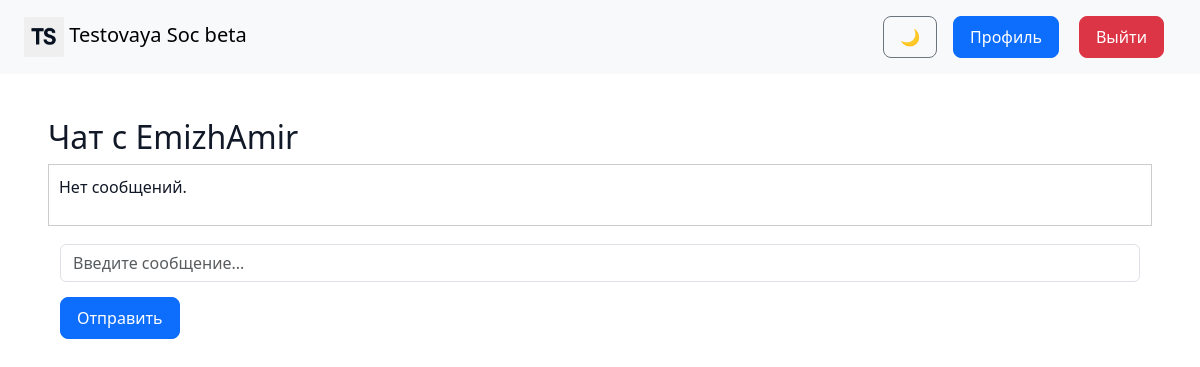
/chat/EmizhAmir/ (signed in), run on an earlier commit of the app's database.
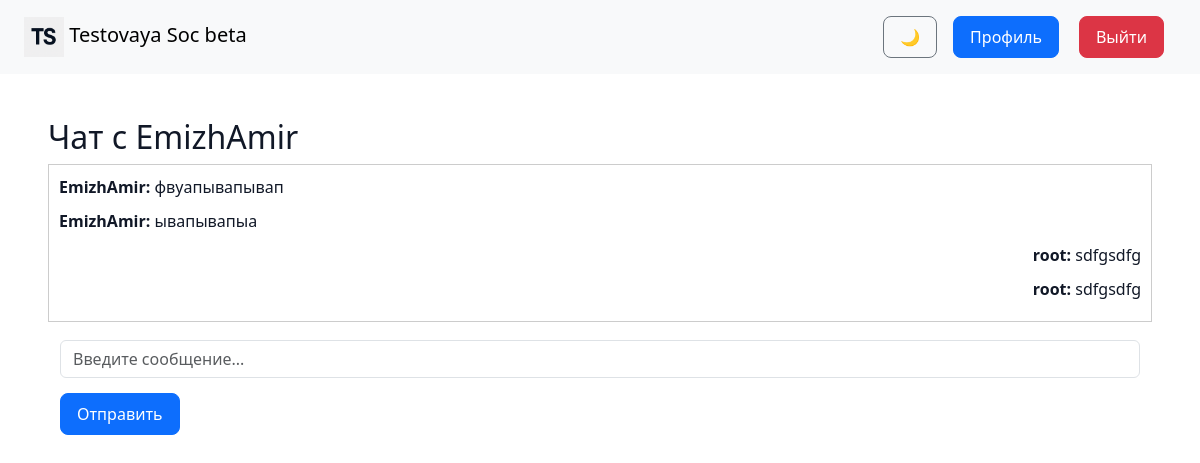
And on a later commit of the database.
### social/models.py (models this page shows, shortened)
class User(AbstractUser):
    bio = models.TextField(blank=True, null=True, verbose_name="О себе")
    avatar = models.ImageField(
        upload_to="avatars/",
        blank=True,
        null=True,
        default="avatars/default.png",  # обязательно в media/
        verbose_name="Аватар"
    )

class Message(models.Model):
    sender = models.ForeignKey(User, related_name='sent_messages', on_delete=models.CASCADE)
    receiver = models.ForeignKey(User, related_name='received_messages', on_delete=models.CASCADE)
    content = models.TextField()
    created_at = models.DateTimeField(auto_now_add=True)
    is_read = models.BooleanField(default=False)
    class Meta:
        ordering = ['created_at']

### social/views.py (the view)
# urls.py: path('chat/<str:username>/', views.chat, name='chat'),
@login_required
def chat(request, username):
    other_user = get_object_or_404(User, username=username)
    messages = Message.objects.filter(
        (Q(sender=request.user, receiver=other_user) | Q(sender=other_user, receiver=request.user))
    ).order_by('created_at')
    if request.method == 'POST':
        form = MessageForm(request.POST)
        if form.is_valid():
            message = form.save(commit=False)
            message.sender = request.user
            message.receiver = other_user
            message.save()
            return redirect('chat', username=username)
    else:
        form = MessageForm()
    return render(request, 'social/chat.html', {
        'other_user' : other_user,
        'messages': messages,
        'form': form
    })

### social/forms.py
class MessageForm(forms.ModelForm):
    content = forms.CharField(widget=forms.Textarea(attrs={'rows':2, 'placeholder':'Введите сообщение...'}), label='')
    class Meta:
        model = Message
        fields = ['content']

### social/templates/social/chat.html (shortened to what this page needs)
{% extends "base.html" %}
{% block content %}
<h2>Чат с {{ other_user.username }}</h2>
<div class="chat-box" style="border:1px solid #ccc; padding:10px; max-height:400px; overflow-y:auto;">
  {% for msg in messages %}
    <div style="margin-bottom:10px; {% if msg.sender == request.user %}text-align:right;{% endif %}">
      <strong>{{ msg.sender.username }}:</strong> {{ msg.content }}
    </div>
  {% empty %}
    <p>Нет сообщений.</p>
  {% endfor %}
</div>
<form method="post" style="margin-top:10px;">
  <input type="text" name="content" placeholder="Введите сообщение..." class="form-control" required>
  <button type="submit" class="btn btn-primary" style="margin-top:5px;">Отправить</button>
</form>
{% endblock %}

### social/templates/base.html (shortened to what this page needs)
{% load static %}
<!DOCTYPE html>
<html lang="ru">
<head>
    <link href="https://cdn.jsdelivr.net/npm/bootstrap@5.3.2/dist/css/bootstrap.min.css" rel="stylesheet">
    <link rel="stylesheet" href="{% static 'css/main.css' %}">
    <link rel="stylesheet" href="{% static 'css/style.css' %}">
    <link rel="stylesheet" href="{% static 'css/theme.css' %}">
</head>
<body>
<nav class="navbar navbar-expand-lg navbar-light bg-light">
  <div class="container-fluid px-4">
    <a class="navbar-brand" href="{% url 'index' %}">
      <img src="{% static 'social/images/logotipishn.png' %}" alt="TS" height="40">
      Testovaya Soc beta
    </a>
    <div class="d-flex align-items-center ms-auto">
      <button id="theme-toggle" class="btn btn-outline-secondary me-3 theme-toggle" aria-label="Переключить тему">🌙</button>
      {% if user.is_authenticated %}
        <a class="btn btn-primary me-2" href="{% url 'profile' %}">Профиль</a>
        <form method="post" action="{% url 'logout' %}" class="d-inline">
            <button class="btn btn-danger" type="submit">Выйти</button>
        </form>
      {% else %}
        <a class="btn btn-outline-primary me-2" href="{% url 'login' %}">Войти</a>
        <a class="btn btn-primary" href="{% url 'signup' %}">Регистрация</a>
      {% endif %}
    </div>
  </div>
</nav>
<main class="container-fluid px-5 mt-4">
    {% block content %}{% endblock %}
</main>
</body>
</html>

### social/static/css/main.css (style rules this page uses)
:root { --bg-color: #ffffff; --text-color: #111827; --card-color: #f8f9fa; --muted: #6b7280; --accent: #0d6efd; }
body { background: var(--bg-color); color: var(--text-color); font-family: 'Segoe UI', Tahoma, Geneva, Verdana, sans-serif; transition: background 0.45s, color 0.45s; margin: 0; padding: 0; }
h1, h2, h3, h4, h5, h6, p { transition: color 0.3s; }
button, .btn, .profile-card button, .container.profile-user .btn { border-radius: 8px; padding: 0.5rem 1rem; transition: background 0.3s, color 0.3s; }
form input, form textarea, form select { width: 100%; padding: 0.5rem 0.75rem; border-radius: 6px; border: 1px solid #ced4da; background-color: var(--bg-color); color: var(--text-color); margin-bottom: 10px; }
form input::placeholder, form textarea::placeholder { color: #6b7280; }

### social/static/css/style.css (style rules this page uses)
body { background-color: #f9f9f9; font-family: 'Segoe UI', Tahoma, Geneva, Verdana, sans-serif; }
button, .btn { border-radius: 8px !important; }

### social/static/css/theme.css (style rules this page uses)
:root { --bg-color: #ffffff; --text-color: #111827; --card-color: #f8f9fa; --muted: #6b7280; --accent: #0d6efd; }
body { background: var(--bg-color); color: var(--text-color); transition: background 0.45s cubic-bezier(.2,.8,.2,1), color 0.45s cubic-bezier(.2,.8,.2,1); font-family: 'Segoe UI', Tahoma, Geneva, Verdana, sans-serif; }
.container-fluid.px-5, .container.profile-user { max-width: 1200px; margin: 0 auto; padding: 20px; }
h1, h2, h3, h4, h5, h6, p { transition: color 0.3s; }
.navbar { transition: background 0.3s, color 0.3s; }
button, .btn, .profile-card button, .container.profile-user .btn { border-radius: 8px; padding: 0.5rem 1rem; transition: background 0.3s, color 0.3s; }
form, form input, form textarea, form select, form label, form button { transition: background 0.3s, color 0.3s, border 0.3s; border-radius: 6px; padding: 0.5rem 0.75rem; }
form input, form textarea, form select { background-color: var(--bg-color); color: var(--text-color); border: 1px solid #ced4da; width: 100%; }
form input::placeholder, form textarea::placeholder { color: #6b7280; }

What changed in the data, as far as the page shows it:
added Message: sender.username "EmizhAmir", content "фвуапывапывап"
added Message: sender.username "EmizhAmir", content "ывапывапыа"
added Message: sender.username "root", content "sdfgsdfg"
added Message: sender.username "root", content "sdfgsdfg"
Also different on the page:
text no longer shown: "Нет сообщений."
